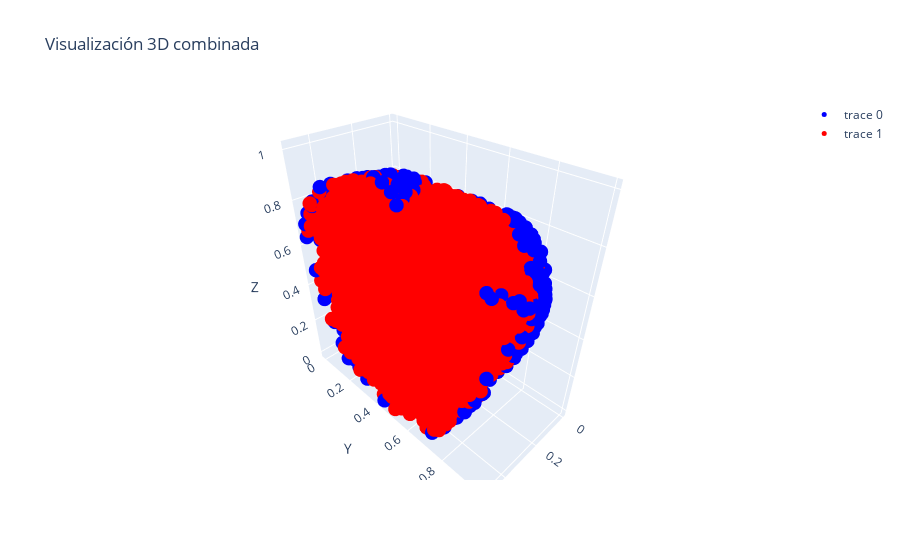

The notebook cell saved with this chart:
### Code cell
import plotly.graph_objects as go
import pandas as pd

# Asumiendo que envolvente_df y collocation_points_df son tus DataFrames

envolvente_df_half=envolvente_df[envolvente_df["X"]<0.5]
collocation_points_df_half=collocation_points_df[collocation_points_df["X"]<0.5]
# Creando el primer gráfico (envolvente)
fig = go.Figure(data=[go.Scatter3d(
    x=envolvente_df_half['X'],
    y=envolvente_df_half['Y'],
    z=envolvente_df_half['Z'],
    mode='markers',
    marker=dict(
        size=5,  # Puedes ajustar el tamaño del marcador
        color='blue',  # Color de los marcadores para envolvente_df
    )
)])

# Agregando el segundo gráfico (collocation_points) a la figura existente
fig.add_trace(go.Scatter3d(
    x=collocation_points_df_half['X'],
    y=collocation_points_df_half['Y'],
    z=collocation_points_df_half['Z'],
    mode='markers',
    marker=dict(
        size=5,  # Ajusta el tamaño del marcador si es necesario
        color='red',  # Color de los marcadores para collocation_points_df
    )
))

# Ajustes adicionales para la figura, como título, tamaño de los ejes, etc.
fig.update_layout(
    title="Visualización 3D combinada",
    scene=dict(
        xaxis_title='X',
        yaxis_title='Y',
        zaxis_title='Z'
    )
)

# Mostrando la figura
fig.show()

### Figure 1 — Plotly figure (JSON) as saved in the notebook; plotly's stock layout.template omitted (floating-point values rounded to 4 significant figures; data arrays with more than 128 entries replaced by an {"elided": "..."} marker saying what was removed)
{"data": [{"marker": {"color": "blue", "size": 5}, "mode": "markers", "type": "scatter3d", "x": {"elided": "527 float values"}, "y": {"elided": "527 float values"}, "z": {"elided": "527 float values"}}, {"marker": {"color": "red", "size": 5}, "mode": "markers", "type": "scatter3d", "x": {"elided": "3855 float values"}, "y": {"elided": "3855 float values"}, "z": {"elided": "3855 float values"}}], "layout": {"scene": {"xaxis": {"title": {"text": "X"}}, "yaxis": {"title": {"text": "Y"}}, "zaxis": {"title": {"text": "Z"}}}, "title": {"text": "Visualización 3D combinada"}}}
